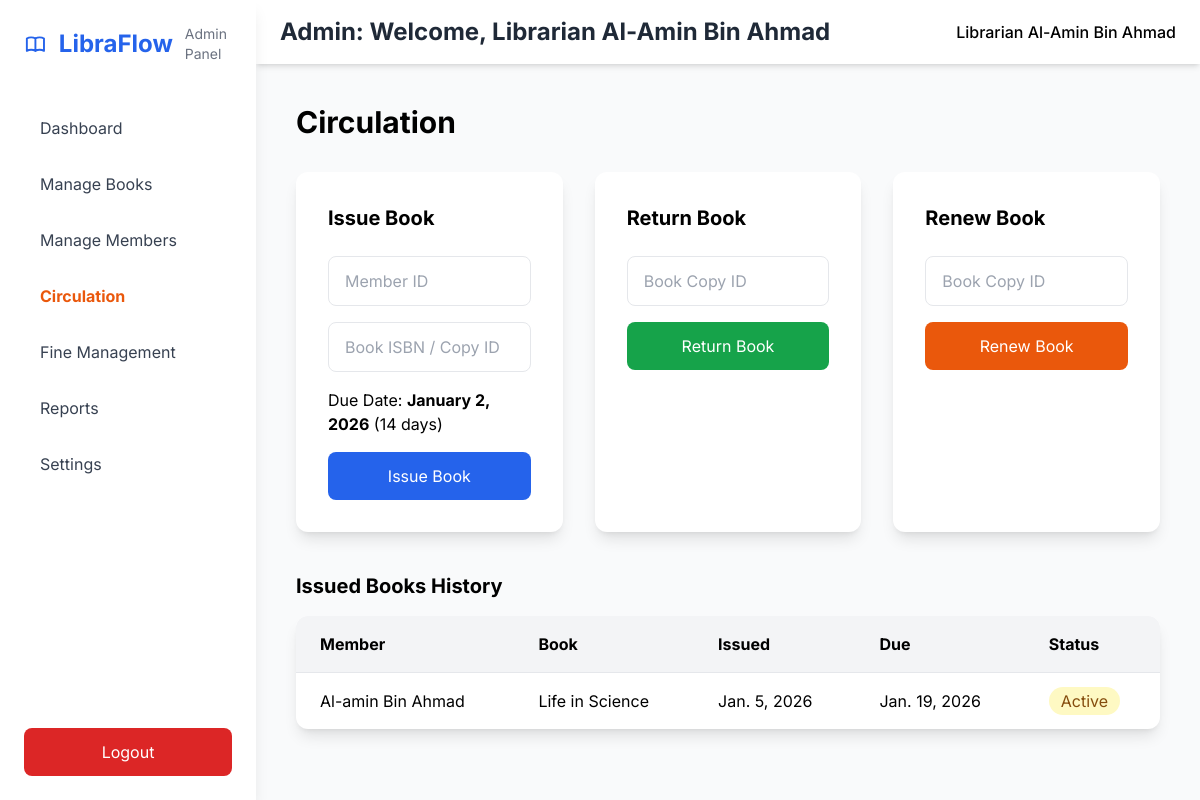
The app's page /circulation/ (signed in), older data.
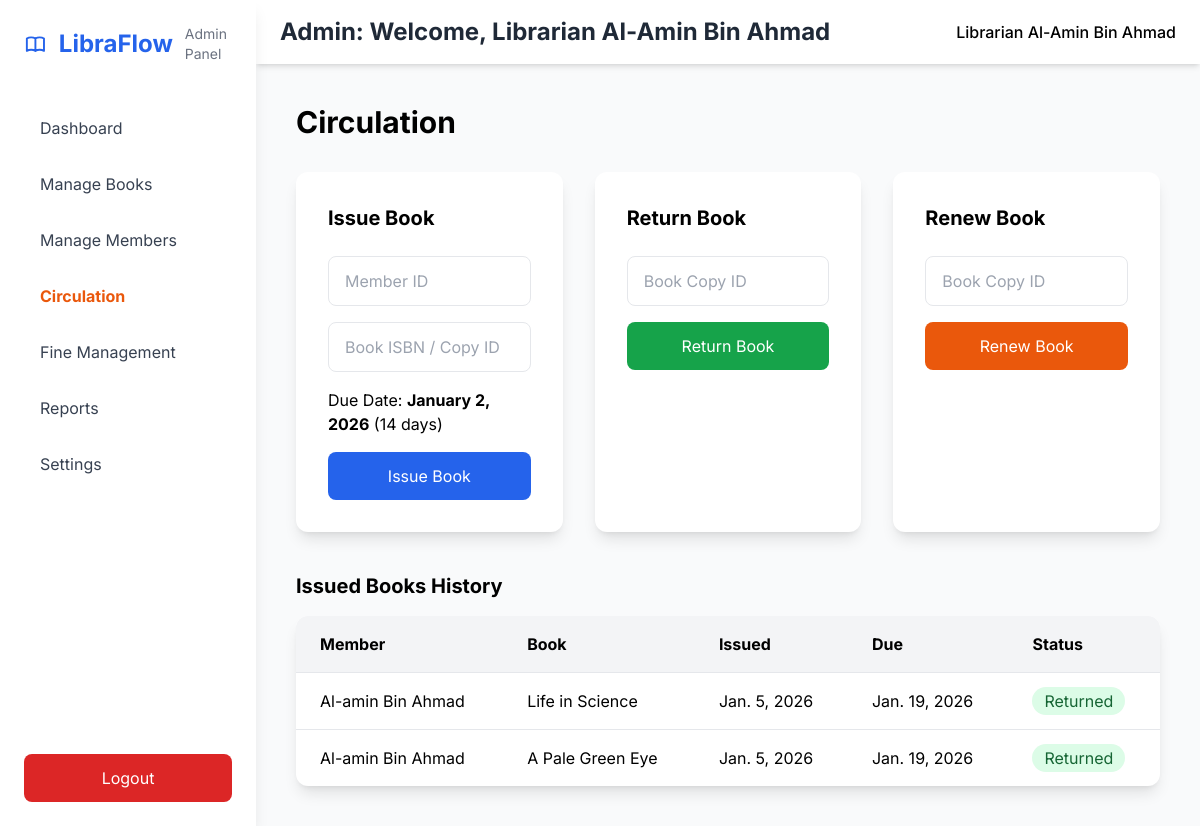
The same page, newer data.
### LYMSApp/models.py (models this page shows, shortened)
class Issue(models.Model):
    member = models.ForeignKey(Profile, on_delete=models.CASCADE)
    copy = models.ForeignKey(BookCopy, on_delete=models.PROTECT)
    issued_at = models.DateField(default=timezone.now)
    due_at = models.DateField()
    returned_at = models.DateField(null=True, blank=True)
    renewed_times = models.PositiveIntegerField(default=0)
    MAX_RENEWALS = 2
    class Meta:
        constraints = [
            models.UniqueConstraint(
                fields=["copy"],
                condition=models.Q(returned_at__isnull=True),
                name="one_active_issue_per_copy"
            )
        ]
    @property
    def status(self):
        return "Returned" if self.returned_at else "Active"

class Profile(models.Model):
    user = models.ForeignKey(AuthModel, on_delete=models.CASCADE)
    full_name = models.CharField(max_length=20)
    home_address = models.TextField()

class BookCopy(models.Model):
    book = models.ForeignKey(Books, on_delete=models.CASCADE, related_name="book_copies")
    copy_id = models.CharField(max_length=50, unique=True)
    is_available = models.BooleanField(default=True)

class Books(models.Model):
    title = models.CharField(max_length=200)
    author = models.CharField(max_length=100)
    ISBN = models.CharField(max_length=20, unique=True)
    publisher = models.CharField(max_length=100)
    category = models.CharField(max_length=50)
    cover_image = models.ImageField(upload_to='books/', blank=True, null=True)

### LYMSApp/views.py (the view)
# urls.py: path("circulation/", views.admin_circulation, name="circulation"),
@login_required(login_url='/login/')
def admin_circulation(request):
    current_user = models.Profile.objects.filter(user=request.user).first()
    issues = models.Issue.objects.select_related(
        "member__user", "copy__book"
    ).order_by("-issued_at")
    context = {
        "current_user": current_user,
        "issues": issues
    }
    return render(request, "Theadmin/circulation.html", context)

### templates/Theadmin/circulation.html (shortened to what this page needs)
{% extends "Theadmin/base.html" %}
{% block content %}
<h3 class="text-3xl font-bold mb-8">Circulation</h3>
<div class="grid lg:grid-cols-3 gap-8 mb-10">
    <div class="bg-white p-8 rounded-xl shadow-lg">
        <h4 class="text-xl font-bold mb-6">Issue Book</h4>
        <input id="member_id" type="text" placeholder="Member ID" class="w-full mb-4 px-4 py-3 border rounded-lg" required/>
        <input id="issue_identifier" type="text" placeholder="Book ISBN / Copy ID" class="w-full mb-4 px-4 py-3 border rounded-lg" required/>
        <p class="mb-4">Due Date: <span class="font-bold">January 2, 2026</span> (14 days)</p>
        <button onclick="issueBook()" class="w-full bg-blue-600 text-white py-3 rounded-lg hover:bg-blue-700">Issue Book</button>
    </div>
    <div class="bg-white p-8 rounded-xl shadow-lg">
        <h4 class="text-xl font-bold mb-6">Return Book</h4>
        <input id="return_copy" type="text" placeholder="Book Copy ID" class="w-full mb-4 px-4 py-3 border rounded-lg" required/>
        <button onclick="returnBook()" class="w-full bg-green-600 text-white py-3 rounded-lg hover:bg-green-700">Return Book</button>
    </div>
    <div class="bg-white p-8 rounded-xl shadow-lg">
        <h4 class="text-xl font-bold mb-6">Renew Book</h4>
        <input id="renew_copy" type="text" placeholder="Book Copy ID" class="w-full mb-4 px-4 py-3 border rounded-lg" required/>
        <button onclick="renewBook()" class="w-full bg-orange-600 text-white py-3 rounded-lg hover:bg-orange-700">Renew Book</button>
    </div>
    </div>
    <h4 class="text-xl font-bold mb-4">Issued Books History</h4>
    <div class="bg-white rounded-xl shadow-lg overflow-hidden">
    <table class="w-full">
        <thead class="bg-gray-100"><tr><th class="px-6 py-4 text-left">Member</th><th class="px-6 py-4 text-left">Book</th><th class="px-6 py-4 text-left">Issued</th><th class="px-6 py-4 text-left">Due</th><th class="px-6 py-4 text-left">Status</th></tr></thead>
        <tbody>
            {% if issues %}
            {% for issue in issues %}
            <tr class="border-t">
                <td class="px-6 py-4">{{ issue.member.full_name }}</td>
                <td class="px-6 py-4">{{ issue.copy.book.title }}</td>
                <td class="px-6 py-4">{{ issue.issued_at }}</td>
                <td class="px-6 py-4">{{ issue.due_at }}</td>
                <td class="px-6 py-4">
                    {% if issue.status == "Active" %}
                    <span class="bg-yellow-100 text-yellow-800 px-3 py-1 rounded-full">Active</span>
                    {% else %}
                    <span class="bg-green-100 text-green-800 px-3 py-1 rounded-full">Returned</span>
                    {% endif %}
                </td>
            </tr>
            {% endfor %}
            {% else %}
            <tr class="border-t">
                <td class="px-6 py-4">No Issued yet!</td>
            </tr>
            {% endif %}
        </tbody>
    </table>
</div>
{% endblock content %}

Row changes from the older to the newer data that the page shows:
changed Issue "Life in Science": returned_at "Active" → "Returned"
added Issue: member.full_name "Al-amin Bin Ahmad", copy.book "A Pale Green Eye", issued_at "Jan. 5, 2026", due_at "Jan. 19, 2026", returned_at "Returned"
